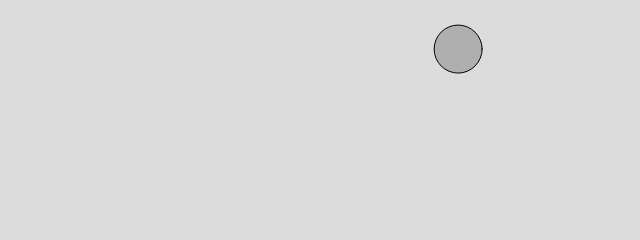
Frame 1 (no input)
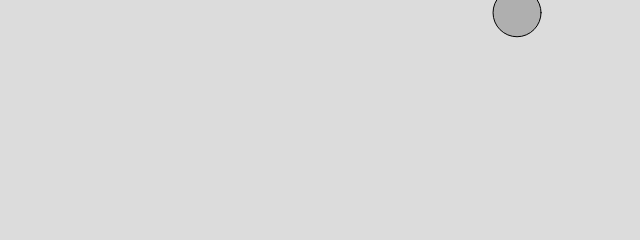
Frame 60 (no input)
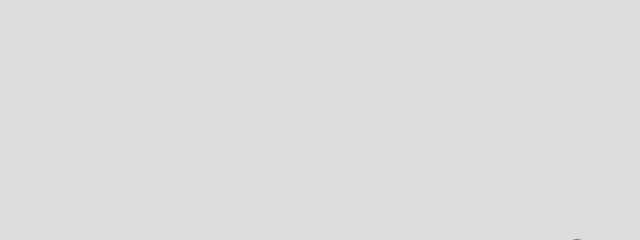
Frame 120 (the mouse pressed at the canvas centre since frame 60)

The p5.js sketch that drew these frames (run headless with seeded random() and noise() and a simulated clock; from frame 60 on, the mouse is pressed at the canvas centre):

// p5.js sketch
// ── sketch.js
class Mover {
    constructor() {
        this.position = createVector(random(width), random(height));
        this.velocity = createVector(random(-2, 2), random(-2, 2));

        this.diameter = 48;
        this.radius = this.diameter / 2;
    }

    update() {
        this.position.add(this.velocity);
    }

    show() {
        stroke(0);
        fill(175);
        circle(this.position.x, this.position.y, this.diameter);
    }

    checkEdges() {
        if (this.position.x > width + this.radius) {
            this.position.x = -this.radius;
        } else if (this.position.x < -this.radius) {
            this.position.x = width + this.radius;
        }

        if (this.position.y > height + this.radius) {
            this.position.y = -this.radius;
        } else if (this.position.y < -this.radius) {
            this.position.y = height + this.radius;
        }
    }
}

let mover;

function setup() {
    createCanvas(640, 240);

    mover = new Mover();
}

function draw() {
    background(220);

    mover.update();
    mover.checkEdges();
    mover.show();
}
